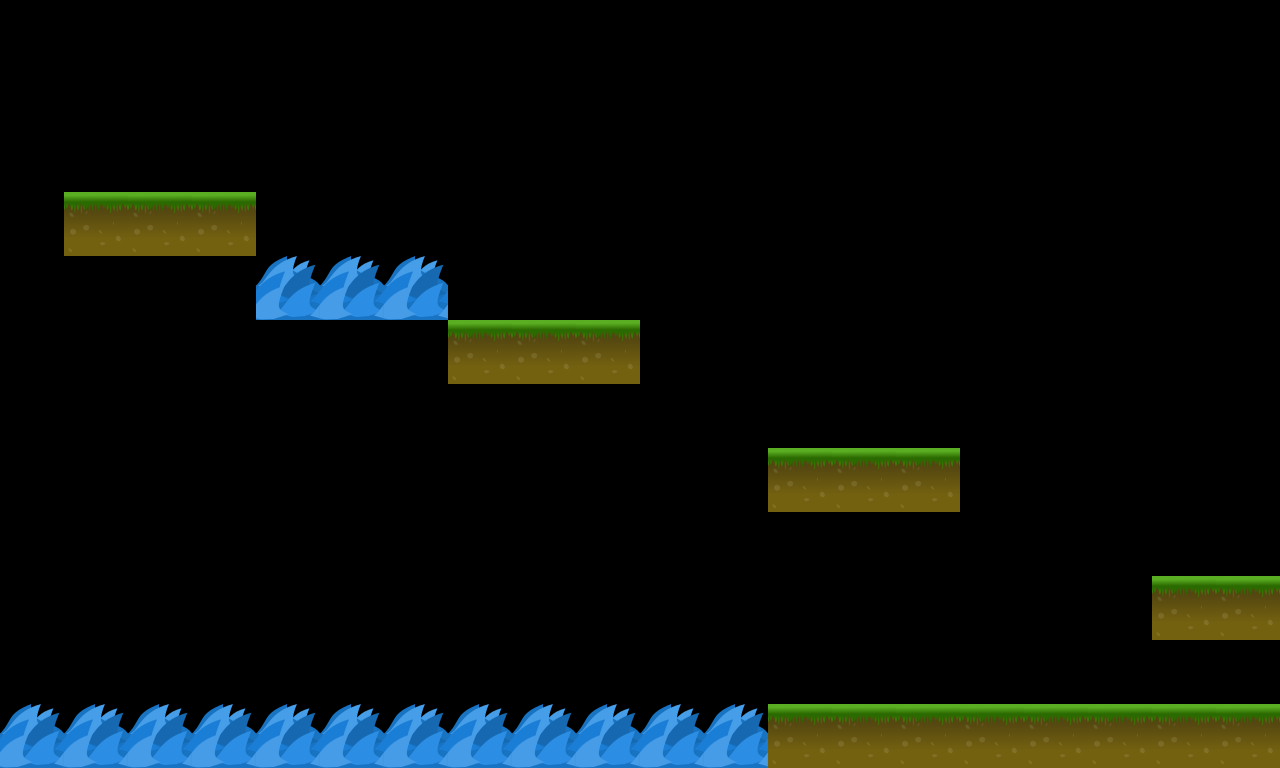

A level layout from a 2D game, rendered from its tile map. Below: a short description, then the map file with its tile-grid data intact:
An orthogonal 20x12 tile map with 64x64 px tiles, 1 tile layer (gameplay) and 12 objects (5x platform, 4x coin, 2x hazard, player).

<map version="1.2" tiledversion="1.2.1" orientation="orthogonal" renderorder="left-up" width="20" height="12" tilewidth="64" tileheight="64" infinite="0" nextlayerid="6" nextobjectid="21">
 <tileset firstgid="1" name="gameplay" tilewidth="64" tileheight="64" spacing="2" margin="2" tilecount="15" columns="15">
  <image source="../gameplay/gameplay.png" width="1024" height="128" />
 </tileset>
 <layer id="1" name="gameplay" width="20" height="12">
  <data encoding="csv">
0,0,0,0,0,0,0,0,0,0,0,0,0,0,0,0,0,0,0,0,
0,0,0,0,0,0,0,0,0,0,0,0,0,0,0,0,0,0,0,0,
0,0,0,0,0,0,0,0,0,0,0,0,0,0,0,0,0,0,0,0,
0,9,9,9,0,0,0,0,0,0,0,0,0,0,0,0,0,0,0,0,
0,0,0,0,7,7,7,0,0,0,0,0,0,0,0,0,0,0,0,0,
0,0,0,0,0,0,0,9,9,9,0,0,0,0,0,0,0,0,0,0,
0,0,0,0,0,0,0,0,0,0,0,0,0,0,0,0,0,0,0,0,
0,0,0,0,0,0,0,0,0,0,0,0,9,9,9,0,0,0,0,0,
0,0,0,0,0,0,0,0,0,0,0,0,0,0,0,0,0,0,0,0,
0,0,0,0,0,0,0,0,0,0,0,0,0,0,0,0,0,0,9,9,
0,0,0,0,0,0,0,0,0,0,0,0,0,0,0,0,0,0,0,0,
7,7,7,7,7,7,7,7,7,7,7,7,9,9,9,9,9,9,9,9
</data>
 </layer>
 <objectgroup id="2" name="collectibles">
  <object id="15" name="coin" x="192" y="0" width="32" height="32" />
  <object id="16" name="coin" x="384" y="64" width="32" height="32" />
  <object id="17" name="coin" x="640" y="128" width="32" height="32" />
  <object id="18" name="coin" x="1152" y="320" width="64" height="64" />
 </objectgroup>
 <objectgroup id="3" name="player">
  <object id="19" name="player" x="64" y="64" width="60" height="60" />
 </objectgroup>
 <objectgroup id="4" name="hazards">
  <object id="1" name="hazard" x="0" y="704" width="765.333" height="64" />
  <object id="2" name="hazard" x="256" y="256" width="192" height="51" />
 </objectgroup>
 <objectgroup id="5" name="platforms">
  <object id="6" name="platform" x="1152" y="576" width="128" height="64" />
  <object id="7" name="platform" x="449.333" y="320" width="192" height="64" />
  <object id="8" name="platform" x="61.3333" y="190.667" width="194.667" height="64" />
  <object id="14" name="platform" x="768" y="448" width="192" height="64" />
  <object id="20" name="platform" x="776" y="700" width="502.667" height="64" />
 </objectgroup>
</map>